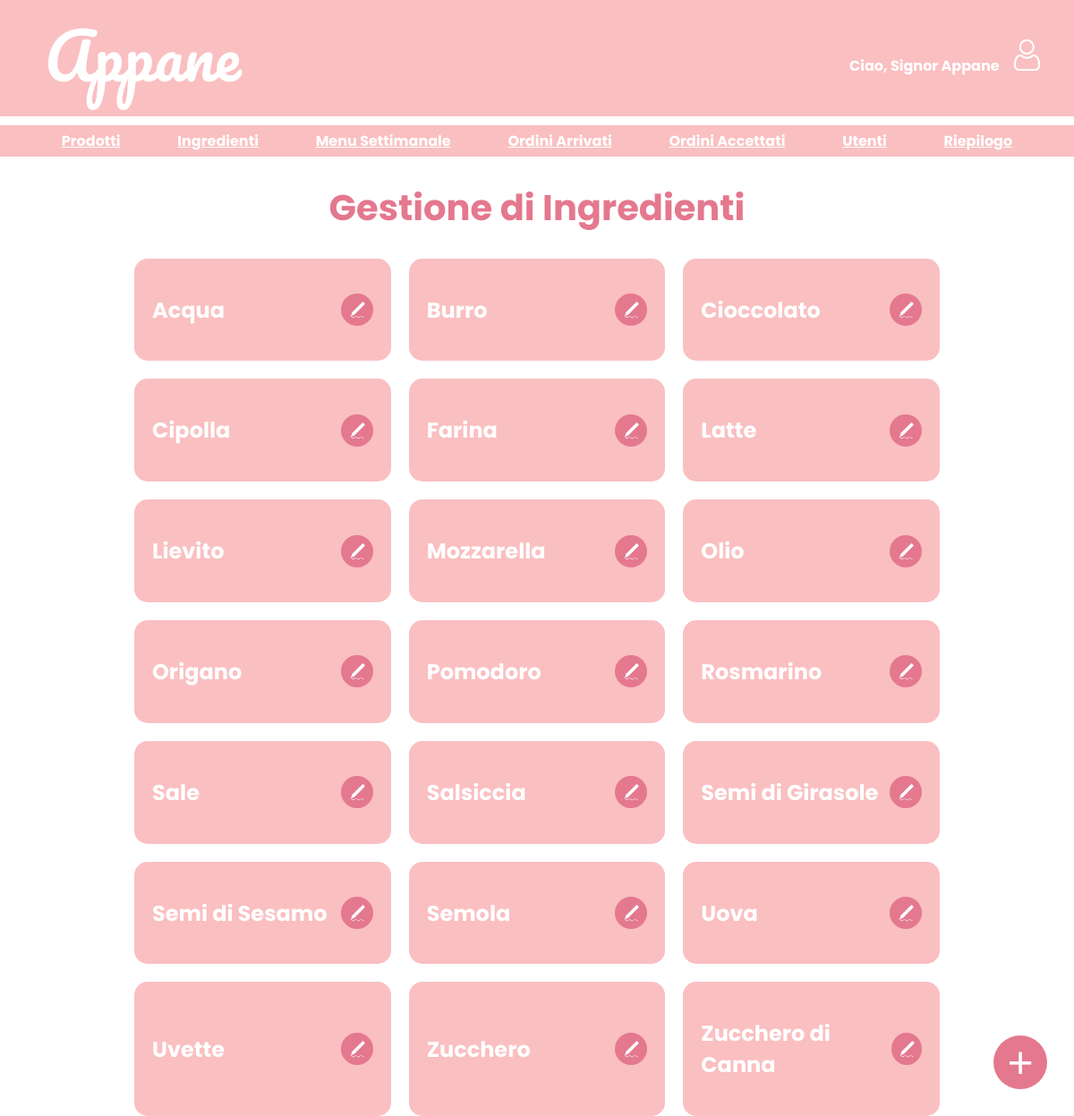
Page /BACK/managementIngredients/managementIngredients.php (signed in) on the committed database.
### tables this page shows
CREATE TABLE `tingrediente` (
  `id` int(11) NOT NULL,
  `nome` varchar(255) NOT NULL
);

### BACK/managementIngredients/managementIngredients.php (the view, shortened to what this page needs)
<?php
require('../../includes/db.php');
include('../header.php');
function createIngredient($id, $name)
{
    return "<div class='ingredient'>
                <h2>$name</h2>
                <button class='cart-btn' title='Modifica ingrediente'
                    onclick='openModal(\"modalModifyIngredient.php?id=$id\")'>
                    <img src='../../grafica/img/pen.png' class='cart-icon' />
                </button>
            </div>";
}
?>
<!DOCTYPE html>
<html lang="it">
<head>
    <link rel="stylesheet" href="../../grafica/style.css?v=<?php echo time();?>">
</head>
<body>
    <div class="main-content">
        <h1>Gestione di Ingredienti</h1>
        <div class="listIngredients">
            <?php
            $result = $conn->query("SELECT id, nome FROM tingrediente ORDER BY nome");
            if ($result->num_rows > 0) {
                while ($row = $result->fetch_assoc()) {
                    echo createIngredient($row["id"], $row["nome"]);
                }
            } else {
                echo '<p> Per ora non ci sono prodotti salvati </p>';
            }
            ?>
        </div>
    </div>
    <button class="add-btn" title="Aggiungi ingrediente" onclick="openModal('modalAddIngredient.php')">+</button>
</body>
</html>

### grafica/style.css (style rules this page uses)
body { margin: 0; background-color: #fff; font-family: "Poppins", sans-serif; font-weight: 700; font-style: normal; }
.main-content h1 { text-align: center; font-size: 40px; color: #e4788e; }
.listIngredients { width: 75%; margin: auto; display: grid; grid-template-columns: repeat(3, 1fr); gap: 20px; }
.ingredient { padding:20px; border-radius:15px; background-color:#fabfc1; color:white; display:flex; justify-content:space-between; align-items:center; }
.cart-btn { width: 36px; height: 36px; border-radius: 50%; background-color: #e4788e; color: #ffffff; border: none; font-size: 20px; cursor: pointer; display: flex; align-items: center; justify-content: center; transition: background-color 0.2s ease; line-height: 1; }
.add-btn { position: fixed; bottom: 30px; right: 30px; width: 60px; height: 60px; border-radius: 50%; background-color: #e4788e; color: #ffffff; border: none; font-size: 50px; cursor: pointer; display: flex; align-items: center; justify-content: center; transition: background-color 0.2s ease; line-height: 1; }
.cart-icon { width: 20px; object-fit: contain; }

### rows in the picture
tingrediente: nome "Acqua"
tingrediente: nome "Burro"
tingrediente: nome "Cioccolato"
tingrediente: nome "Cipolla"
tingrediente: nome "Farina"
tingrediente: nome "Latte"
tingrediente: nome "Lievito"
tingrediente: nome "Mozzarella"
tingrediente: nome "Olio"
tingrediente: nome "Origano"
tingrediente: nome "Pomodoro"
tingrediente: nome "Rosmarino"
tingrediente: nome "Sale"
tingrediente: nome "Salsiccia"
tingrediente: nome "Semi di Girasole"
tingrediente: nome "Semi di Sesamo"
tingrediente: nome "Semola"
tingrediente: nome "Uova"
tingrediente: nome "Uvette"
tingrediente: nome "Zucchero"
tingrediente: nome "Zucchero di Canna"

### other values in the picture
$_SESSION['nome'] "Signor Appane"
